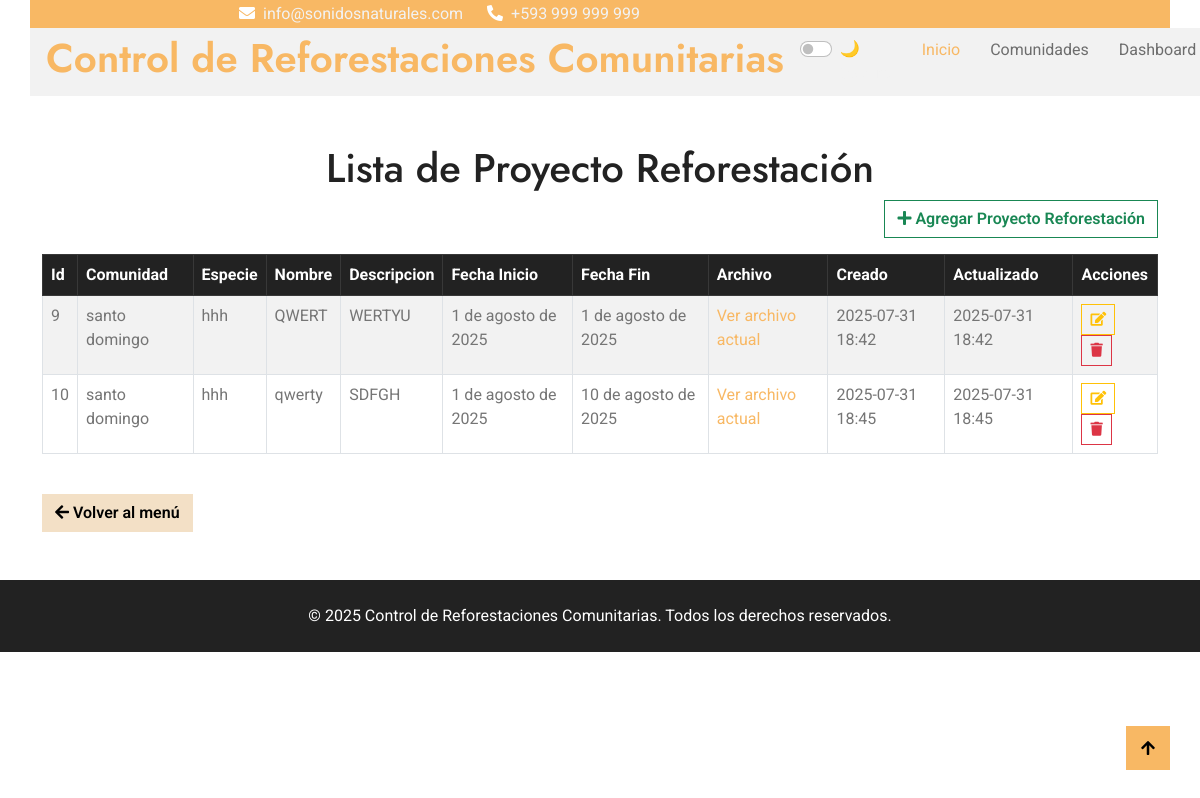
The page /proyecto/ on the database its author committed.
### Aplicaciones/Proyecto/models.py (models this page shows, shortened)
class Proyecto(models.Model):
    comunidad = models.ForeignKey(Comunidad, on_delete=models.CASCADE)
    especie = models.ForeignKey(Especie, on_delete=models.CASCADE)
    nombre = models.CharField(max_length=100)
    descripcion = models.TextField()
    fecha_inicio = models.DateField()
    fecha_fin = models.DateField()
    archivo = models.FileField(upload_to='media/proyectos/', blank=True)
    creado = models.DateTimeField(auto_now_add=True)
    actualizado = models.DateTimeField(auto_now=True)

### Aplicaciones/Comunidad/models.py (models this page shows)
class Comunidad(models.Model):
    nombre = models.CharField(max_length=100)
    latitud = models.DecimalField(max_digits=9, decimal_places=6)
    longitud = models.DecimalField(max_digits=9, decimal_places=6)
    descripcion = models.TextField(blank=True)
    correo = models.EmailField(blank=True)
    creado = models.DateTimeField(auto_now_add=True)
    actualizado = models.DateTimeField(auto_now=True)
    def __str__(self):
        return self.nombre

### Aplicaciones/Especie/models.py (models this page shows)
class Especie(models.Model):
    nombre_comun = models.CharField(max_length=100)
    nombre_cientifico = models.CharField(max_length=150, blank=True)
    imagen = models.ImageField(upload_to='media/especies/', blank=True , null=True)
    creado = models.DateTimeField(auto_now_add=True)
    actualizado = models.DateTimeField(auto_now=True)
    def __str__(self):
        return self.nombre_comun

### Aplicaciones/Proyecto/views.py (the view)
# urls.py: path('', views.listaProyecto, name='lista_proyecto'),
def listaProyecto(request):
    proyectos = Proyecto.objects.all()
    return render(request, 'proyecto/lista.html', {'proyectos': proyectos})

### Aplicaciones/Proyecto/templates/proyecto/lista.html (shortened to what this page needs)
{% extends "plantilla.html" %}
{% block contenido %}
<div class="container mt-5">
    <h1 class="text-center">Lista de Proyecto Reforestación</h1>
    <div class="text-end mb-3">
        <a href="{% url 'nuevo_proyecto' %}" class="btn btn-outline-success">
            <i class="fa fa-plus"></i> Agregar Proyecto Reforestación
        </a>
    </div>
    <div class="table-responsive">
        <table class="table table-bordered table-striped table-hover datatable" style="width:100%">
            <thead class="table-dark">
                <tr>
                    <th>Id</th>
                    <th>Comunidad</th>
                    <th>Especie</th>
                    <th>Nombre</th>
                    <th>Descripcion</th>
                    <th>Fecha Inicio</th>
                    <th>Fecha Fin</th>
                    <th>Archivo</th>
                    <th>Creado</th>
                    <th>Actualizado</th>
                    <th>Acciones</th>
                </tr>
            </thead>
            <tbody>
                {% for proyecto in proyectos %}
                <tr>
                    <td>{{ proyecto.id }}</td>
                    <td>{{ proyecto.comunidad }}</td>
                    <td>{{ proyecto.especie }}</td>
                    <td>{{ proyecto.nombre }}</td>
                    <td>{{ proyecto.descripcion }}</td>
                    <td>{{ proyecto.fecha_inicio }}</td>
                    <td>{{ proyecto.fecha_fin }}</td>
                    <td>
                        {%if proyecto.archivo %}
                            <a href="{{ proyecto.archivo.url }}" target="_blank">Ver archivo actual</a>
                        {% else %}
                            <span class="text-muted">Sin archivo</span>
                        {% endif %}
                    </td>
                    <td>{{ proyecto.creado|date:"Y-m-d H:i" }}</td>
                    <td>{{ proyecto.actualizado|date:"Y-m-d H:i" }}</td>
                    <td>
                        <a href="editar/{{ proyecto.id }}/" class="btn btn-outline-warning btn-sm" title="Editar">
                            <i class="fa fa-edit"></i>
                        </a>
                        <button onclick="confirmDelete('{{ proyecto.id }}')" class="btn btn-outline-danger btn-sm" title="Eliminar">
                            <i class="fa fa-trash"></i>
                        </button>
                    </td>
                </tr>
                {% endfor %}
            </tbody>
        </table>
    </div>
    <div class="mt-4">
        <a href="/" class="btn btn-secondary">
            <i class="fa fa-arrow-left"></i> Volver al menú
        </a>
    </div>
 </div>
 {% endblock %}

### static/environs/css/style.css (style rules this page uses)
.btn { font-weight: 600; transition: .5s; }

### rows shown on the page
Proyecto: id "9", comunidad "santo domingo", especie "hhh", nombre "QWERT", descripcion "WERTYU", fecha_inicio "1 de agosto de 2025", fecha_fin "1 de agosto de 2025", creado "2025-07-31 18:42", actualizado "2025-07-31 18:42"
Proyecto: id "10", comunidad "santo domingo", especie "hhh", nombre "qwerty", descripcion "SDFGH", fecha_inicio "1 de agosto de 2025", fecha_fin "10 de agosto de 2025", creado "2025-07-31 18:45", actualizado "2025-07-31 18:45"
